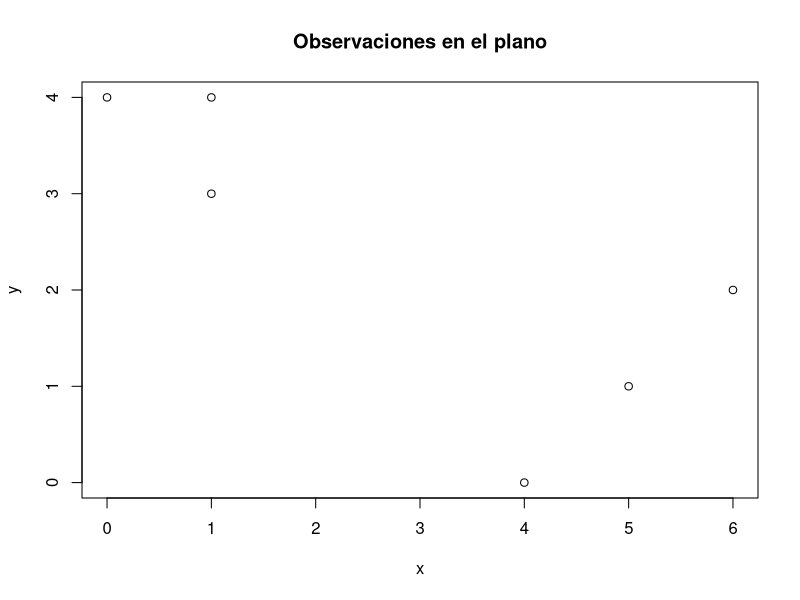

The R source for this figure:
#install.packages('geosphere')
library('geosphere')

x = rbind( c(1,4), c(1,3), c(0,4), c(5,1), c(6,2), c(4,0))
x

# A) Se grafican los puntos en el plano 

# para configurar el tamano del grafico se define par( mfrow )
par( mfrow= c(1,1) )
plot(x, main = "Observaciones en el plano", xlab = "x", ylab = "y")

# B) Se asignan aleatoriamente una etiqueta de grupo a cada observacion
index = 1:nrow(x)
g1_filas_aleatorias = sample(index, 3)
g1_filas_aleatorias

g2_filas = index[- g1_filas_aleatorias]
g2_filas

# etiquetas del grupo 1
group1 = x[g1_filas_aleatorias,]
group1

# etiquetas del grupo 2
group2 = x[g2_filas,]
group2

# C) se calculan los centroides
centroide_g1 = centroid(group1)
centroide_g1

centroide_g2 = centroid(group2)
centroide_g2

# D) Asignar cada observacion al centroide que este mas cerca
euclidean_dist <- function(x, y) sqrt(sum((x - y)^2))
new_g1 = list()
new_g2 = list()

for (i in index) {
  point = x[i,]
#  print(point)
  dist1 = euclidean_dist(point,centroide_g1)
#  print(dist1)
  dist2 = euclidean_dist(point,centroide_g2)
#  print(dist2)
  if  (dist1 < dist2) {
    new_g1 = rbind(new_g1, point)
  } else {
    new_g2 = rbind(new_g2, point)
  }
}
print(new_g1)
print(new_g2)
